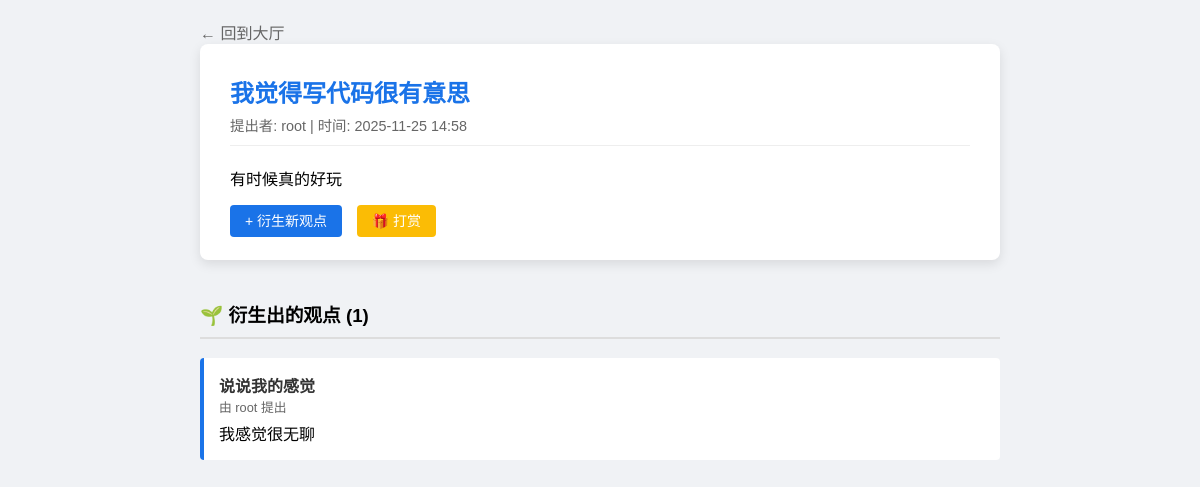
The app's page /node/2/ (signed in) with its own data.
### universe/models.py (models this page shows, shortened)
class MindNode(models.Model):
    title = models.CharField(max_length=200, verbose_name="观点标题")
    content = models.TextField(verbose_name="详细观点")
    creator = models.ForeignKey(Player, on_delete=models.CASCADE, verbose_name="提出者")
    parent = models.ForeignKey('self', null=True, blank=True, on_delete=models.CASCADE, related_name='children', verbose_name="父观点")
    created_at = models.DateTimeField(auto_now_add=True, verbose_name="创建时间")

class Player(AbstractUser):
    coins = models.IntegerField(default=100, verbose_name="金币")
    level = models.IntegerField(default=1, verbose_name="等级")
    bio = models.TextField(blank=True, verbose_name="个人简介")

### universe/views.py (the view)
# urls.py: path('node/<int:node_id>/', views.node_detail, name='node_detail'), # 详情页
def node_detail(request, node_id):
    node = get_object_or_404(MindNode, id=node_id)
    children = node.children.all()
    return render(request, 'node_detail.html', {'node': node, 'children': children})

### universe/templates/node_detail.html (shortened to what this page needs)
<!DOCTYPE html>
<html>
<head>
</head>
<body>
    <a href="/" style="text-decoration: none; color: #666;">&larr; 回到大厅</a>
    <div class="main-card">
        <div class="title">{{ node.title }}</div>
        <div class="meta">提出者: {{ node.creator.username }} | 时间: {{ node.created_at|date:"Y-m-d H:i" }}</div>
        <div class="content">{{ node.content }}</div>
        <div style="margin-top: 20px;">
            {% if user.is_authenticated %}
                <a href="/node/{{ node.id }}/branch/" class="btn">+ 衍生新观点</a>
                {% if user != node.creator %}
                   <a href="/tip/{{ node.id }}/" class="btn" style="background-color: #fbbc05; margin-left: 10px;">🎁 打赏</a>
                {% endif %}
            {% endif %}
        </div>
    </div>
    <h3>🌱 衍生出的观点 ({{ children.count }})</h3>
    {% for child in children %}
        <div class="child-card">
            <div style="font-weight: bold;"><a href="/node/{{ child.id }}/" style="text-decoration: none; color: #333;">{{ child.title }}</a></div>
            <div style="font-size: 0.8em; color: #666;">由 {{ child.creator.username }} 提出</div>
            <div style="margin-top: 5px;">{{ child.content }}</div>
        </div>
    {% empty %}
        <p style="color: #888; font-style: italic;">还没有人基于这个观点延伸出新想法，快来做第一个吧！</p>
    {% endfor %}
</body>
</html>

### universe/templates/node_detail.html (style rules this page uses)
body { font-family: sans-serif; background-color: #f0f2f5; padding: 20px; max-width: 800px; margin: 0 auto; }
.main-card { background: white; padding: 30px; border-radius: 8px; box-shadow: 0 4px 12px rgba(0,0,0,0.1); margin-bottom: 20px; }
.child-card { background: white; padding: 15px; border-left: 4px solid #1a73e8; margin-top: 15px; border-radius: 4px; }
.title { font-size: 1.5em; font-weight: bold; color: #1a73e8; }
.meta { color: #666; font-size: 0.9em; margin-top: 5px; margin-bottom: 20px; border-bottom: 1px solid #eee; padding-bottom: 10px; }
.btn { text-decoration: none; padding: 8px 15px; border-radius: 4px; color: white; background-color: #1a73e8; font-size: 14px; }
h3 { margin-top: 40px; border-bottom: 2px solid #ddd; padding-bottom: 10px; }

### records on screen
MindNode: title "我觉得写代码很有意思", creator.username "root", created_at "2025-11-25 14:58", content "有时候真的好玩", count "1"
MindNode: title "说说我的感觉", creator.username "root", content "我感觉很无聊"
